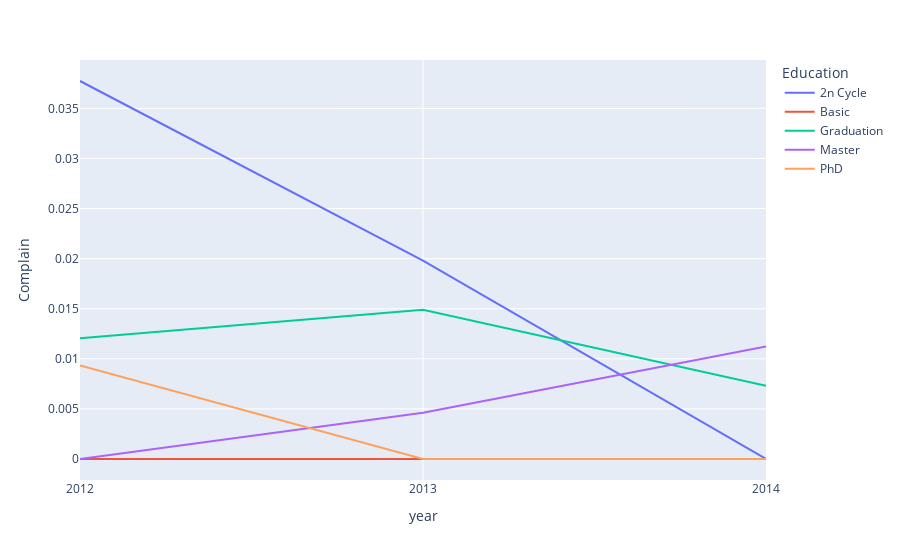

Here is the notebook cell this chart was saved with:
### Code cell
px.line(df1, x='year',y='Complain', color='Education')

### Figure 1 — Plotly figure (JSON) as saved in the notebook; plotly's stock layout.template omitted (floating-point values rounded to 4 significant figures)
{"data": [{"hovertemplate": "Education=2n Cycle<br>year=%{x}<br>Complain=%{y}<extra></extra>", "legendgroup": "2n Cycle", "line": {"color": "#636efa", "dash": "solid"}, "marker": {"symbol": "circle"}, "mode": "lines", "name": "2n Cycle", "orientation": "v", "showlegend": true, "type": "scatter", "x": ["2012", "2013", "2014"], "xaxis": "x", "y": [0.03774, 0.0198, 0], "yaxis": "y"}, {"hovertemplate": "Education=Basic<br>year=%{x}<br>Complain=%{y}<extra></extra>", "legendgroup": "Basic", "line": {"color": "#EF553B", "dash": "solid"}, "marker": {"symbol": "circle"}, "mode": "lines", "name": "Basic", "orientation": "v", "showlegend": true, "type": "scatter", "x": ["2012", "2013", "2014"], "xaxis": "x", "y": [0, 0, 0], "yaxis": "y"}, {"hovertemplate": "Education=Graduation<br>year=%{x}<br>Complain=%{y}<extra></extra>", "legendgroup": "Graduation", "line": {"color": "#00cc96", "dash": "solid"}, "marker": {"symbol": "circle"}, "mode": "lines", "name": "Graduation", "orientation": "v", "showlegend": true, "type": "scatter", "x": ["2012", "2013", "2014"], "xaxis": "x", "y": [0.01205, 0.0149, 0.007299], "yaxis": "y"}, {"hovertemplate": "Education=Master<br>year=%{x}<br>Complain=%{y}<extra></extra>", "legendgroup": "Master", "line": {"color": "#ab63fa", "dash": "solid"}, "marker": {"symbol": "circle"}, "mode": "lines", "name": "Master", "orientation": "v", "showlegend": true, "type": "scatter", "x": ["2012", "2013", "2014"], "xaxis": "x", "y": [0, 0.004608, 0.01124], "yaxis": "y"}, {"hovertemplate": "Education=PhD<br>year=%{x}<br>Complain=%{y}<extra></extra>", "legendgroup": "PhD", "line": {"color": "#FFA15A", "dash": "solid"}, "marker": {"symbol": "circle"}, "mode": "lines", "name": "PhD", "orientation": "v", "showlegend": true, "type": "scatter", "x": ["2012", "2013", "2014"], "xaxis": "x", "y": [0.009346, 0, 0], "yaxis": "y"}], "layout": {"legend": {"title": {"text": "Education"}, "tracegroupgap": 0}, "margin": {"t": 60}, "xaxis": {"anchor": "y", "domain": [0, 1], "title": {"text": "year"}}, "yaxis": {"anchor": "x", "domain": [0, 1], "title": {"text": "Complain"}}}}
